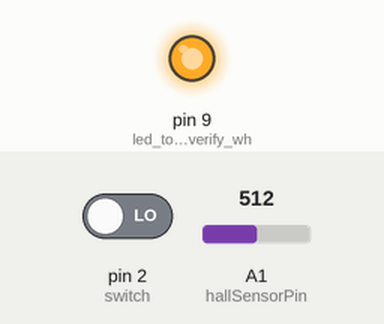
Simulated run of this sketch. Board: Arduino Uno, built with avr-gcc and run on an emulated ATmega328P. Parts: output pins drawn as LEDs (lit = HIGH). The test bench sets the inputs (shaded band); at power-on: A1 (hallSensorPin) = 512, pin 2 (switch) LOW. Pins used as bus, display or sensor lines are not drawn.

Above: at 1.2 s.
1.3 s: A1 (hallSensorPin) set to 581
2.8 s: A1 (hallSensorPin) set to 610
At 3.2 s:
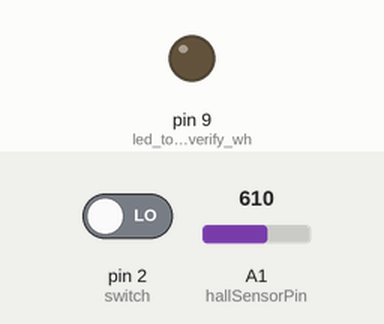
4.3 s: A1 (hallSensorPin) set to 590
At 5.5 s:
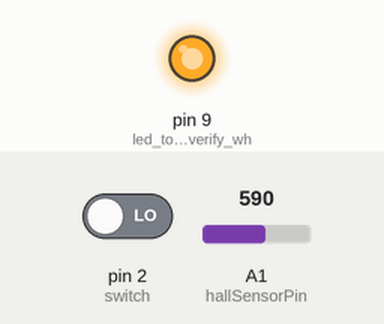
8.8 s: A1 (hallSensorPin) set to 716
At 10.1 s:
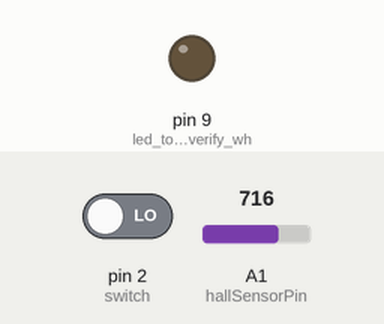
Timing chart, 0 to 11.3 s (numbered marks = the images above; inputs shaded):
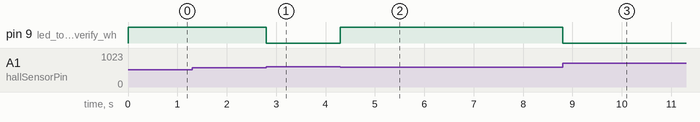

Measured:
- the behaviour switches between 599 and 600 on A1 (hallSensorPin) (found by bisection; images 0 and 1)
- after the input at 1.3 s, every drawn part: stays the same
- after the input at 2.8 s, pin 9 (led_to_viusally_verify_wh): HIGH → LOW at once
- after the input at 4.3 s, pin 9 (led_to_viusally_verify_wh): LOW → HIGH at once
- after the input at 8.8 s, pin 9 (led_to_viusally_verify_wh): HIGH → LOW at once

The sketch:

IR_sensor.ino
```cpp
//BOARD 1
#include<SoftwareSerial.h>
SoftwareSerial mySerial(7, 7); // set up ir sensor to detect signals from pyramid


const int irsensor = 13; // pin 13 is shared by both boards, this allows communication without the TX and RX ports (which may have been faulty)

int hallSensorPin = A1;
int state; // variable for hall sensosor values

void setup() {
  Serial.begin(9600); // begin at standard baud rate

  pinMode(irsensor, OUTPUT); // ir sensor value is ouputted to board 2

  pinMode(hallSensorPin, INPUT); // hall effect sensor is used to detect when cube has been detected

  pinMode(8, OUTPUT); // connects hall sensor from board 1 to board 2 directll from pin to pin

  pinMode(9, OUTPUT); // led to viusally verify when hall effect sensor is detecting the cube


  while (!Serial) {
    ;
  }
  mySerial.begin(2400); // begin the ir sensor serial at the standard data rate

}

void loop() {

  state = analogRead(hallSensorPin); //read the value of the hall effect sensor

  if (state < 600) { // from testing. this value correspond to when the cube has been retrieved

    digitalWrite(9, HIGH); // when found set the led to HIGH
    digitalWrite(8, HIGH); // set the hall effect pin on Board 2 to HIGH, signalling board 2 that the cube has been found

    if (mySerial.available()) // detect if the pyramid data is availiable to be read
    {
      Serial.write(mySerial.read()); // reads what the pyramid is sending to the ir sensor
    }
    else{
      digitalWrite(irsensor,LOW); // if no data available, keep the ir sensor LOW
    }

    if (digitalRead(2)) // if the switch is in the position to read A and E signals from pyramid
    {
      if (mySerial.read() == 'A' || mySerial.read() == 'E') // if the ir sensor reads an A or an E signal
      {
        digitalWrite(irsensor , HIGH); // set the ir sensor pin 13 high, signalling other board that pyramid has been found
      }
    }
    if (!digitalRead(2))  // if the switch is in the position to read I and O signals from pyramid
    {
      if (mySerial.read() == 'I' || mySerial.read() == 'O') // if the ir sensor reads an I or an O signal
      {
        digitalWrite(irsensor , HIGH); // set the ir sensor pin 13 high, signalling other board that pyramid has been found
      }
    }
  }
  else {
    digitalWrite(8, LOW); // if the cube has not been found, set the led and the board 2 pin to LOW
    digitalWrite(9, LOW); //
  }
}
```
